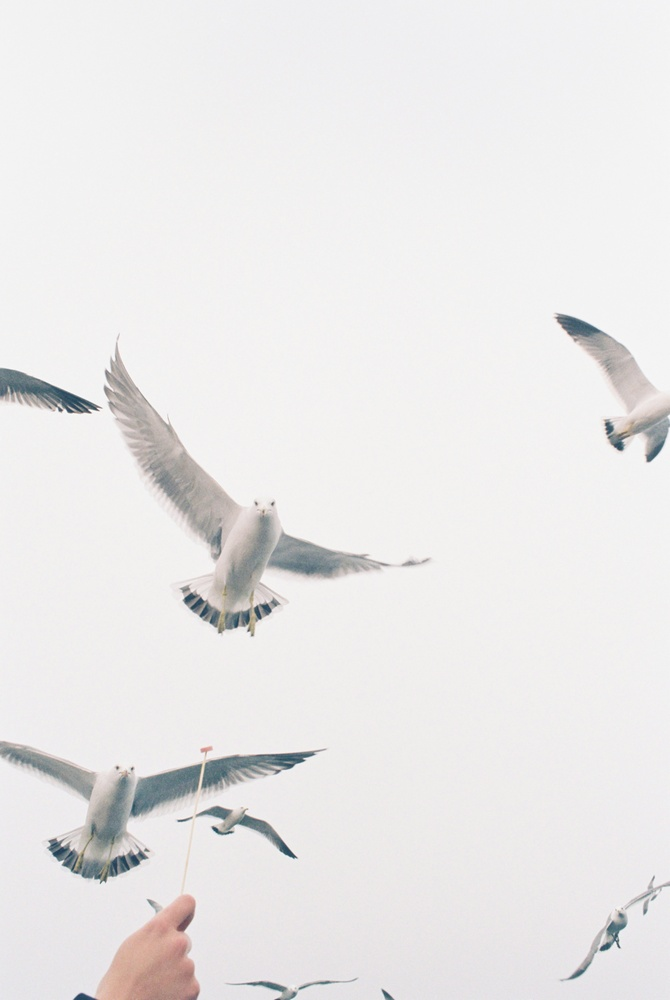
#> input picture images/birds.jpg, 670 x 1000 px, shrunk from 3661 x 5462 before the run, found by its file name
$ python assignment_18.py
#> lines starting #> are read from the running program, lines starting #| are printed output that depends on the picture
import cv2
import numpy as np
import matplotlib.pyplot as plt
import scipy.fftpack
import pywt
import heapq
from collections import defaultdict


def calculate_psnr(original, compressed):
    mse = np.mean((original - compressed) ** 2)
    if mse == 0:
        return 100
    max_pixel = 255.0
    psnr = 20 * np.log10(max_pixel / np.sqrt(mse))
    return psnr


def huffman_compression_stats(image):
    flattened = image.flatten()
    freq = defaultdict(int)
    for pix in flattened:
        freq[pix] += 1

    heap = [[weight, [symbol, ""]] for symbol, weight in freq.items()]
    heapq.heapify(heap)

    while len(heap) > 1:
        lo = heapq.heappop(heap)
        hi = heapq.heappop(heap)
        for pair in lo[1:]:
            pair[1] = "0" + pair[1]
        for pair in hi[1:]:
            pair[1] = "1" + pair[1]
        heapq.heappush(heap, [lo[0] + hi[0]] + lo[1:] + hi[1:])

    huff_dict = sorted(heapq.heappop(heap)[1:], key=lambda p: (len(p[-1]), p))
    code_map = {symbol: code for symbol, code in huff_dict}

    original_bits = len(flattened) * 8
    compressed_bits = 0
    for pix in flattened:
        compressed_bits += len(code_map[pix])

    ratio = original_bits / compressed_bits
    return ratio, compressed_bits


def dct_compress(image, quantization_factor=10):
    h, w = image.shape

    h_pad = (8 - h % 8) % 8
    w_pad = (8 - w % 8) % 8
    img_padded = np.pad(image, ((0, h_pad), (0, w_pad)), "constant")

    Q = (
        np.array(
            [
                [16, 11, 10, 16, 24, 40, 51, 61],
                [12, 12, 14, 19, 26, 58, 60, 55],
                [14, 13, 16, 24, 40, 57, 69, 56],
                [14, 17, 22, 29, 51, 87, 80, 62],
                [18, 22, 37, 56, 68, 109, 103, 77],
                [24, 35, 55, 64, 81, 104, 113, 92],
                [49, 64, 78, 87, 103, 121, 120, 101],
                [72, 92, 95, 98, 112, 100, 103, 99],
            ]
        )
        * quantization_factor
        / 10.0
    )

    dct_restored = np.zeros_like(img_padded)

    for i in range(0, img_padded.shape[0], 8):
        for j in range(0, img_padded.shape[1], 8):
            block = img_padded[i : i + 8, j : j + 8] - 128

            dct_block = scipy.fftpack.dct(
                scipy.fftpack.dct(block.T, norm="ortho").T, norm="ortho"
            )

            dct_quant = np.round(dct_block / Q)

            dct_dequant = dct_quant * Q

            idct_block = scipy.fftpack.idct(
                scipy.fftpack.idct(dct_dequant.T, norm="ortho").T, norm="ortho"
            )

            dct_restored[i : i + 8, j : j + 8] = idct_block + 128

    dct_restored = dct_restored[:h, :w]
    return np.clip(dct_restored, 0, 255)


def dwt_compress(image, threshold=20):
    coeffs = pywt.wavedec2(image, "haar", level=2)

    coeffs_thresh = list(coeffs)

    for i in range(1, len(coeffs)):
        coeffs_thresh[i] = tuple(
            map(lambda x: pywt.threshold(x, threshold, mode="hard"), coeffs[i])
        )

    dwt_restored = pywt.waverec2(coeffs_thresh, "haar")

    dwt_restored = dwt_restored[: image.shape[0], : image.shape[1]]

    return np.clip(dwt_restored, 0, 255)


img = cv2.imread("images/birds.jpg", 0)
#> img: shape (1000, 670); min 52, max 255, mean 233
if img is None:
    img = np.zeros((512, 512), dtype=np.uint8)
    cv2.circle(img, (256, 256), 100, 200, -1)
    img = img + np.random.normal(0, 10, img.shape).astype(np.uint8)


huff_ratio, huff_bits = huffman_compression_stats(img)
#> the loop in huffman_compression_stats, `for pix in flattened:` made 670000 passes
#> pix on passes 1 to 3: 242, 242, 242
#> after the loop in huffman_compression_stats, `for pix in flattened:`: freq = 203 items
#> the loop in huffman_compression_stats, `while len(heap) > 1:` made 202 passes
#> (lo, hi) on passes 1 to 3: ([1, [52, '']], [1, [53, '']]), ([1, [253, '']], [1, [255, '']]), ([2, [52, '0'], [53, '1']], [2, [54, '']])
#> after the loop in huffman_compression_stats, `while len(heap) > 1:`: pair = [240, '1111']
#> in huffman_compression_stats, `huff_dict = sorted(heapq.heappop(heap)[1:], key=lambda p: (len(p[-1]),..`: huff_dict = 203 items, first 6: [242, '01'], [241, '101'], [243, '000'], [238, '0011'], [239, '1101'], [240, '1111']
#> in huffman_compression_stats, `code_map = {symbol: code for symbol, code in huff_dict}`: code_map = 203 items
#> in huffman_compression_stats, `original_bits = len(flattened) * 8`: original_bits = 5360000
#> the loop in huffman_compression_stats, `for pix in flattened:` made 670000 passes
#> (pix, compressed_bits) on passes 1 to 3: (242, 2), (242, 4), (242, 6)
#> after the loop in huffman_compression_stats, `for pix in flattened:`: compressed_bits = 2889130
#> in huffman_compression_stats, `ratio = original_bits / compressed_bits`: ratio = 1.86
#> huff_ratio = 1.86; huff_bits = 2889130
print(f"Huffman Compression Ratio: {huff_ratio:.2f}")
#| Huffman Compression Ratio: 1.86


dct_img = dct_compress(img, quantization_factor=20)
#> in dct_compress, `img_padded = np.pad(image, ((0, h_pad), (0, w_pad)), "constant")`:
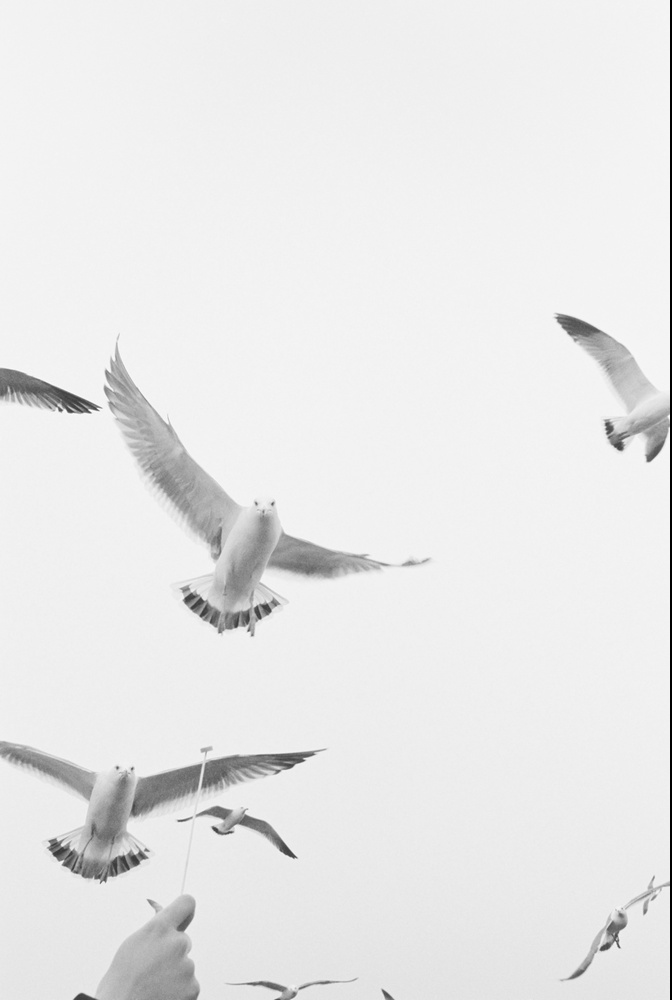
#> img_padded: shape (1000, 672); min 0, max 255, mean 232.3
dct_psnr = calculate_psnr(img, dct_img)
#> in calculate_psnr, `mse = np.mean((original - compressed) ** 2)`: mse = 7.16
#> in calculate_psnr, `psnr = 20 * np.log10(max_pixel / np.sqrt(mse))`: psnr = 39.58
#> dct_psnr = 39.58
print(f"DCT PSNR: {dct_psnr:.2f} dB")
#| DCT PSNR: 39.58 dB


dwt_img = dwt_compress(img, threshold=30)
#> in dwt_compress, `coeffs = pywt.wavedec2(image, "haar", level=2)`: coeffs = 3 items
#> the loop in dwt_compress, `for i in range(1, len(coeffs)):` made 2 passes
#> in dwt_compress, `dwt_restored = pywt.waverec2(coeffs_thresh, "haar")`:
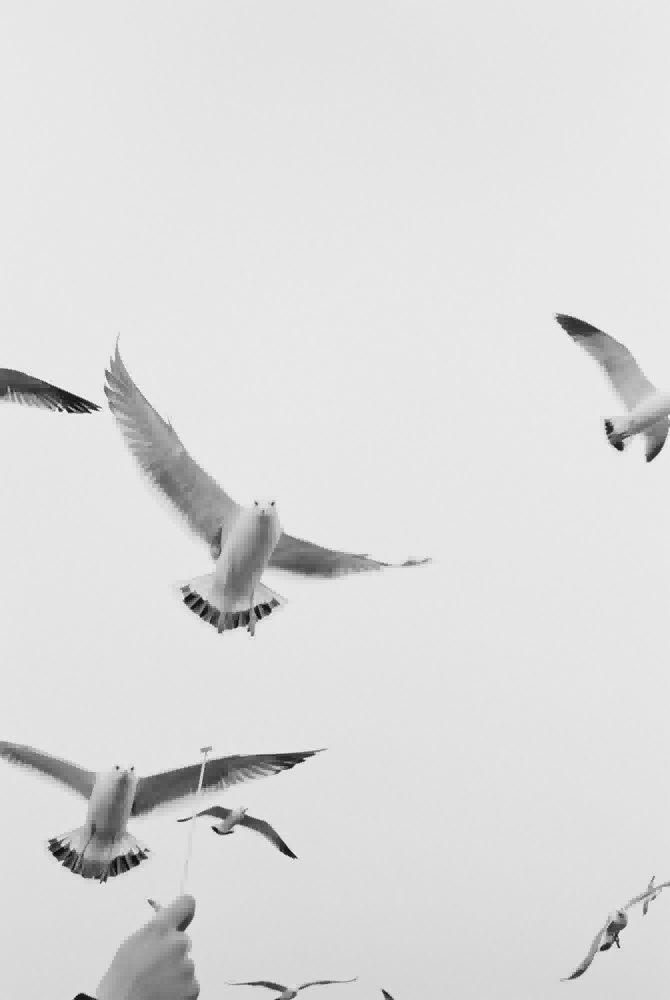
#> dwt_restored: shape (1000, 670) float64; min 46.5, max 262, mean 233; drawn with min black and max white
dwt_psnr = calculate_psnr(img, dwt_img)
#> dwt_psnr = 40.4
print(f"DWT PSNR: {dwt_psnr:.2f} dB")
#| DWT PSNR: 40.40 dB


fig, axes = plt.subplots(1, 3, figsize=(15, 5))
plt.suptitle(
    f"Compression Techniques Comparison\n(Image Size: {img.shape})", fontsize=14
)

axes[0].imshow(img, cmap="gray")
axes[0].set_title(f"Original Image\n(Huffman Ratio: {huff_ratio:.2f}:1)")
axes[0].axis("off")

axes[1].imshow(dct_img, cmap="gray")
axes[1].set_title(f"DCT Compressed (JPEG-like)\nPSNR: {dct_psnr:.2f} dB")
axes[1].axis("off")

axes[2].imshow(dwt_img, cmap="gray")
axes[2].set_title(f"DWT Compressed (Haar)\nPSNR: {dwt_psnr:.2f} dB")
axes[2].axis("off")

plt.tight_layout()
plt.savefig("images/output/compression_result.png")
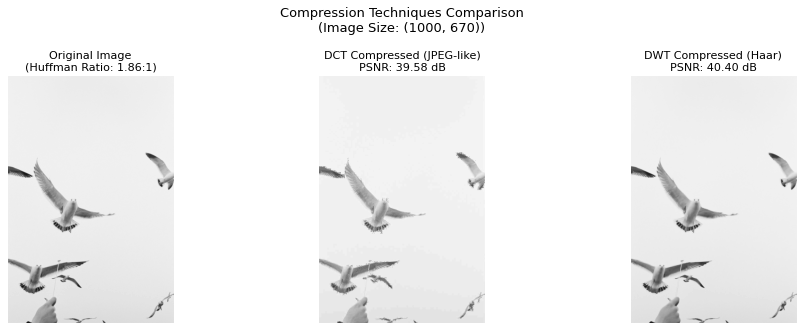
#> figure drawn by matplotlib, 3 panels
print("Result saved as 'compression_result.png'")
